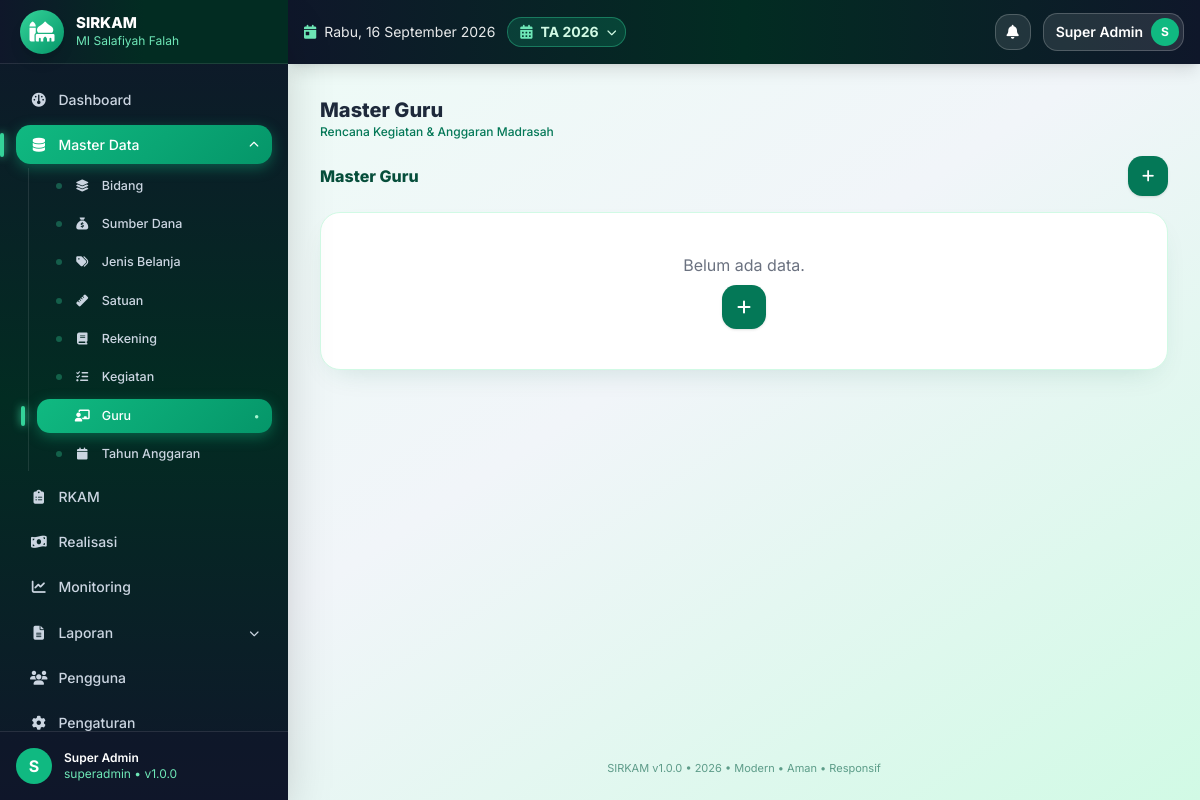
The page /master/guru (signed in) on the database as committed earlier.
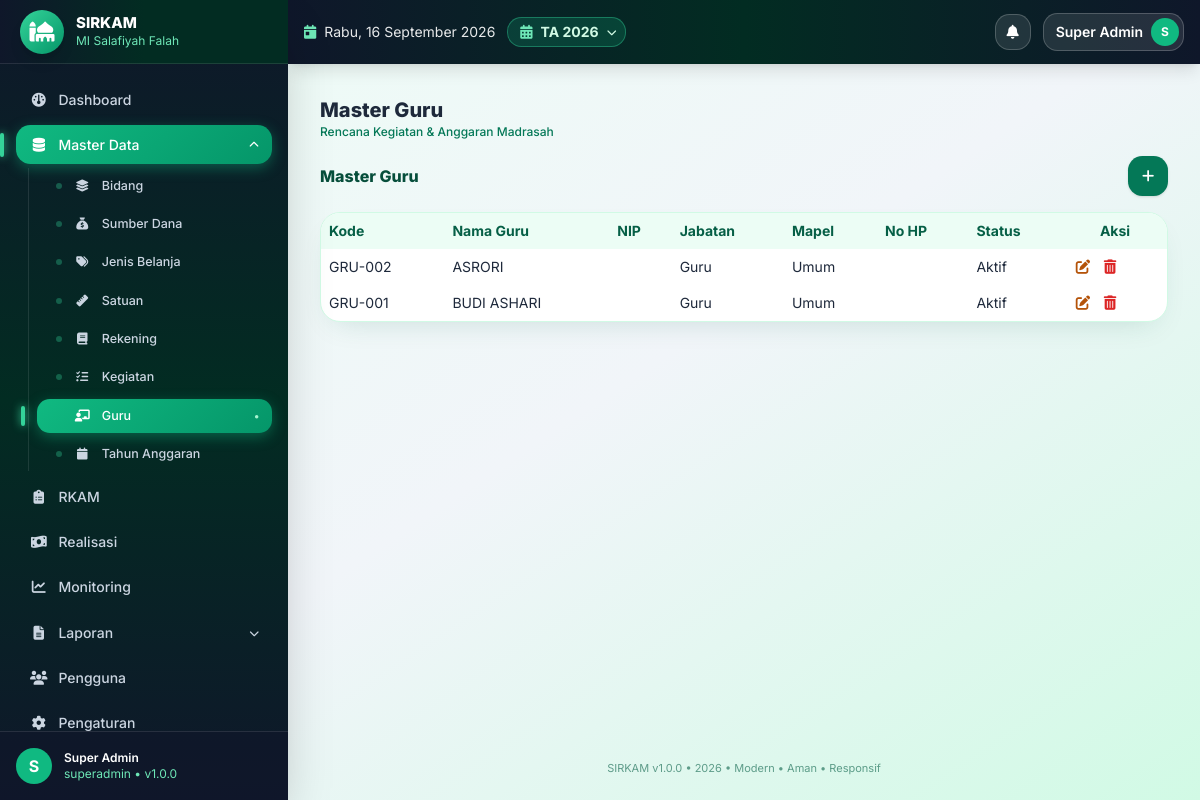
The same page on the database as committed later.
### tables this page shows
CREATE TABLE IF NOT EXISTS app_settings (
  id INT UNSIGNED AUTO_INCREMENT PRIMARY KEY,
  skey VARCHAR(100) NOT NULL UNIQUE,
  svalue TEXT NULL
);

CREATE TABLE IF NOT EXISTS madrasah (
  id INT UNSIGNED AUTO_INCREMENT PRIMARY KEY,
  nama_madrasah VARCHAR(150) NOT NULL DEFAULT 'MI Salafiyah',
  nsm VARCHAR(30) NULL,
  npsn VARCHAR(30) NULL,
  alamat TEXT NULL,
  desa VARCHAR(100) NULL,
  kecamatan VARCHAR(100) NULL,
  kabupaten VARCHAR(100) NULL,
  provinsi VARCHAR(100) NULL,
  kode_pos VARCHAR(10) NULL,
  email VARCHAR(100) NULL,
  telepon VARCHAR(30) NULL,
  nama_kepala VARCHAR(100) NULL,
  nip_kepala VARCHAR(50) NULL,
  nama_bendahara VARCHAR(100) NULL,
  nip_bendahara VARCHAR(50) NULL,
  logo VARCHAR(255) NULL,
  created_at TIMESTAMP DEFAULT CURRENT_TIMESTAMP,
  updated_at TIMESTAMP DEFAULT CURRENT_TIMESTAMP ON UPDATE CURRENT_TIMESTAMP
);

CREATE TABLE IF NOT EXISTS tahun_anggaran (
  id INT UNSIGNED AUTO_INCREMENT PRIMARY KEY,
  tahun INT NOT NULL UNIQUE,
  tanggal_mulai DATE NULL,
  tanggal_selesai DATE NULL,
  status ENUM('draft','aktif','selesai','dikunci') NOT NULL DEFAULT 'draft',
  keterangan TEXT NULL,
  created_at TIMESTAMP DEFAULT CURRENT_TIMESTAMP,
  updated_at TIMESTAMP DEFAULT CURRENT_TIMESTAMP ON UPDATE CURRENT_TIMESTAMP,
  INDEX idx_tahun (tahun),
  INDEX idx_status (status)
);

CREATE TABLE IF NOT EXISTS guru (
  id INT UNSIGNED AUTO_INCREMENT PRIMARY KEY,
  kode VARCHAR(20) NULL UNIQUE,
  nip VARCHAR(50) NULL,
  nama VARCHAR(150) NOT NULL,
  jabatan VARCHAR(100) NULL DEFAULT 'Guru',
  mapel VARCHAR(100) NULL,
  no_hp VARCHAR(20) NULL,
  status ENUM('aktif','nonaktif') NOT NULL DEFAULT 'aktif',
  keterangan TEXT NULL,
  created_at TIMESTAMP DEFAULT CURRENT_TIMESTAMP,
  updated_at TIMESTAMP DEFAULT CURRENT_TIMESTAMP ON UPDATE CURRENT_TIMESTAMP
);

### index.php (called while the page is built, shortened)
<?php
require_once __DIR__.'/config/bootstrap.php';
$url=trim($_GET['url']??'',"/");
$p=explode('/',$url);$page=$p[0];$arg=$p[1]??null;$arg2=$p[2]??null;
$content='';$title='Dashboard';
try{
switch($page){
case 'master': if(!in_array(Auth::role(),['superadmin','operator']))Rbac::deny();$mtabs=['bidang','sumber_dana','jenis_belanja','satuan','rekening','kegiatan','guru','tahun_anggaran'];$mtab=$arg??($_GET['tab']??'bidang');if(!in_array($mtab,$mtabs))$mtab='bidang';$_GET['tab']=$mtab;$title='Master '.ucwords(str_replace('_',' ',$mtab));ob_start();require __DIR__.'/modules/master/page.php';$content=ob_get_clean();break;
}
}catch(Throwable $e){error_log($e->getMessage());$content='<div class="bg-red-50 border border-red-200 p-4 rounded">Terjadi kesalahan sistem.</div>';}
require __DIR__.'/views/layouts/main.php';

### core/Helper.php (called while the page is built, shortened)
<?php
class Helper{
public static function setting($pdo,$k,$d=''){$s=$pdo->prepare("SELECT svalue FROM app_settings WHERE skey=?");$s->execute([$k]);$r=$s->fetchColumn();return $r!==false?$r:$d;}
public static function tahunAktif($pdo){$s=$pdo->query("SELECT * FROM tahun_anggaran WHERE status='aktif' LIMIT 1");$r=$s->fetch();if(!$r){$s=$pdo->query("SELECT * FROM tahun_anggaran ORDER BY tahun DESC LIMIT 1");$r=$s->fetch();}return $r;}
public static function titleCase($s){return ucwords(strtolower(trim((string)$s)));}
}

### core/Security.php (called while the page is built, shortened)
<?php
class Security{
public static function e($s){return htmlspecialchars((string)($s??''),ENT_QUOTES,'UTF-8');}
}

### views/layouts/main.php (the view, shortened to what the rows shown need)
<!DOCTYPE html><html lang="id"><head><meta charset="UTF-8"><meta name="viewport" content="width=device-width,initial-scale=1">
<script src="https://cdn.tailwindcss.com"></script><script src="https://cdn.jsdelivr.net/npm/sweetalert2@11"></script>
<link rel="stylesheet" href="https://cdnjs.cloudflare.com/ajax/libs/font-awesome/6.5.2/css/all.min.css">
</head>
<body class="bg-gradient-to-br from-emerald-50 via-slate-100 to-emerald-100 min-h-screen text-slate-800">
<?php $u=Auth::user(); $role=Auth::role(); if($role==='superadmin'){$notif=$pdo->query("SELECT COUNT(*) c FROM notifications WHERE is_read=0")->fetchColumn();}else{$nq=$pdo->prepare("SELECT COUNT(*) c FROM notifications WHERE is_read=0 AND (role_target=? OR role_target IS NULL OR role_target='' OR user_id=?)");$nq->execute([$role,Auth::id()]);$notif=$nq->fetchColumn();} $initial=strtoupper(substr($u['nama']??'U',0,1)); $mlogo=$pdo->query("SELECT logo,nama_madrasah FROM madrasah WHERE id=1")->fetch(); $appName=Helper::setting($pdo,'app_name','SIRKAM'); $thAktif=Helper::tahunAktif($pdo); $thList=$pdo->query("SELECT id,tahun,status FROM tahun_anggaran ORDER BY tahun DESC")->fetchAll(); ?>
<div class="flex min-h-screen">
<aside id="sidebar" class="bg-gradient-to-b from-slate-900 via-emerald-950 to-slate-900 text-white hidden md:flex flex-col no-print fixed md:sticky top-0 inset-y-0 left-0 z-40 w-72 h-screen shrink-0 shadow-2xl overflow-hidden">
<div class="h-16 px-5 flex items-center gap-3 border-b border-white/10 shrink-0 bg-gradient-to-r from-slate-900 via-emerald-950 to-emerald-950">
<div class="min-w-0"><div class="font-extrabold text-[15px] leading-tight truncate"><?=Security::e($appName)?></div><div class="text-xs text-emerald-300 truncate"><?=Security::e($mlogo['nama_madrasah']??'')?></div></div></div>
</aside>
<div class="flex-1 flex flex-col min-w-0 md:ml-0">
<header class="sticky top-0 z-20 bg-gradient-to-r from-slate-900 via-emerald-950 to-slate-900 text-white px-4 h-16 flex items-center gap-3 no-print shadow-lg shrink-0">
<?php $hari=['Senin','Selasa','Rabu','Kamis','Jumat','Sabtu','Minggu']; $bulan=[1=>'Januari','Februari','Maret','April','Mei','Juni','Juli','Agustus','September','Oktober','November','Desember']; ?>
<div class="hidden sm:flex items-center gap-2 text-white/90 text-sm"><i class="fa-solid fa-calendar-day text-emerald-300"></i><span><?=$hari[date('N')-1]?>, <?=date('j')?> <?=$bulan[(int)date('n')]?> <?=date('Y')?></span></div>
<div class="relative">
<button onclick="toggleTahun(event)" title="Tahun Anggaran Aktif" class="hidden sm:flex items-center gap-2 bg-emerald-500/20 border border-emerald-400/40 text-emerald-100 rounded-full pl-3 pr-2 py-1 text-sm hover:bg-emerald-500/30"><i class="fa-solid fa-calendar-days text-emerald-300"></i><span class="font-bold">TA <?=Security::e($thAktif['tahun']??'-')?></span><i class="fa-solid fa-chevron-down text-[10px]"></i></button>
</div>
<div class="ml-auto flex items-center gap-3 text-sm">
</div></header>
<main class="p-4 md:p-8 flex-1 max-w-7xl w-full mx-auto">
<div class="mb-4"><div class="font-extrabold text-xl text-slate-800"><?=Security::e($title??'')?></div><div class="text-xs text-emerald-700 font-medium">Rencana Kegiatan & Anggaran Madrasah</div></div>
<?=$content??''?></main>
<footer class="px-6 pb-6 text-center text-[11px] text-emerald-800/60 no-print"><?=Security::e($appName)?> v<?=APP_VERSION?> • <?=date('Y')?> • Modern • Aman • Responsif</footer></div></div>
</body></html>

### modules/master/page.php (shortened to what the rows shown need)
<?php
$tab=$_GET['tab']??'bidang';
$tabs=['bidang'=>'Bidang','sumber_dana'=>'Sumber Dana','jenis_belanja'=>'Jenis Belanja','satuan'=>'Satuan','rekening'=>'Rekening','kegiatan'=>'Kegiatan','guru'=>'Guru','tahun_anggaran'=>'Tahun Anggaran'];
$cols=['bidang'=>['kode'=>'Kode','nama_bidang'=>'Nama Bidang','keterangan'=>'Keterangan','status'=>'Status'],'sumber_dana'=>['kode'=>'Kode','nama_sumber_dana'=>'Nama Sumber Dana','jumlah'=>'Pagu (Rp)','jml_anggaran'=>'Terpakai RKAM','jml_kegiatan'=>'Jml Kegiatan','keterangan'=>'Keterangan','status'=>'Status'],'jenis_belanja'=>['kode'=>'Kode','nama'=>'Nama','keterangan'=>'Keterangan','status'=>'Status'],'satuan'=>['kode'=>'Kode','nama_satuan'=>'Nama Satuan','keterangan'=>'Keterangan','status'=>'Status'],'rekening'=>['kode'=>'Kode','nama_rekening'=>'Nama Rekening','kelompok'=>'Kelompok','jenis_belanja_id'=>'Jenis Belanja','keterangan'=>'Keterangan','status'=>'Status'],'kegiatan'=>['kode'=>'Kode','nama_kegiatan'=>'Nama Kegiatan','bidang_id'=>'Bidang','volume'=>'Volume','guru_id'=>'Penanggung Jawab','waktu_pelaksanaan'=>'Waktu Pelaksanaan','prioritas'=>'Prioritas','status'=>'Status'],'guru'=>['kode'=>'Kode','nama'=>'Nama Guru','nip'=>'NIP','jabatan'=>'Jabatan','mapel'=>'Mapel','no_hp'=>'No HP','status'=>'Status'],'tahun_anggaran'=>['tahun'=>'Tahun','tanggal_mulai'=>'Tanggal Mulai','tanggal_selesai'=>'Tanggal Selesai','status'=>'Status','keterangan'=>'Keterangan']];
if($tab==='sumber_dana'){$rows=$pdo->query("SELECT s.*,(SELECT COALESCE(SUM(rs.jumlah),0) FROM rkam_sumber_dana rs JOIN rkam k ON k.id=rs.rkam_id WHERE rs.sumber_dana_id=s.id) AS jml_anggaran,(SELECT COUNT(*) FROM rkam_sumber_dana rs JOIN rkam k ON k.id=rs.rkam_id WHERE rs.sumber_dana_id=s.id) AS jml_kegiatan FROM sumber_dana s ORDER BY s.id DESC LIMIT 200")->fetchAll();}else{$rows=$pdo->query("SELECT * FROM `$tab` ORDER BY id DESC LIMIT 200")->fetchAll();}
$bid=$pdo->query("SELECT * FROM bidang WHERE status='aktif'")->fetchAll();
$jb=$pdo->query("SELECT * FROM jenis_belanja")->fetchAll();
$bidMap=[];foreach($bid as $b)$bidMap[$b['id']]=$b['nama_bidang'];
$jbMap=[];foreach($jb as $j)$jbMap[$j['id']]=$j['nama'];
$GRU=$pdo->query("SELECT * FROM guru ORDER BY nama")->fetchAll();
$gruMap=[];foreach($GRU as $g)$gruMap[$g['id']]=$g['nama'];
function cellVal($tab,$c,$r,$bidMap,$jbMap,$gruMap=[]){$v=$r[$c]??'';if($c==='status'||$c==='prioritas')return Helper::titleCase($v);return $v;}
?>
<div class="flex flex-wrap items-center gap-2 mb-4 no-print">
<button onclick="masterForm(0)" title="Tambah <?=$tabs[$tab]?>" class="ml-auto bg-emerald-700 hover:bg-emerald-800 text-white w-10 h-10 rounded-2xl text-sm shadow"><i class="fa-solid fa-plus"></i></button></div>
<div class="bg-white rounded shadow overflow-auto">
<?php if(!$rows):?><div class="p-10 text-center text-gray-500">Belum ada data.<br><button onclick="masterForm(0)" title="Tambah <?=$tabs[$tab]?>" class="mt-2 bg-emerald-700 hover:bg-emerald-800 text-white w-11 h-11 rounded-2xl shadow"><i class="fa-solid fa-plus"></i></button></div>
<?php else:?><table class="w-full text-sm"><thead><tr class="bg-gray-50 border-b"><?php foreach($cols[$tab] as $c=>$lbl):?><th class="p-2 text-left"><?=Security::e($lbl)?></th><?php endforeach;?><th class="p-2 no-print">Aksi</th></tr></thead>
<tbody><?php foreach($rows as $r):?><tr class="border-b hover:bg-gray-50">
<?php foreach($cols[$tab] as $c=>$lbl):?><td class="p-2"><?=Security::e(cellVal($tab,$c,$r,$bidMap,$jbMap,$gruMap))?></td><?php endforeach;?>
<td class="p-2 whitespace-nowrap no-print"><button onclick='masterForm(<?=$r['id']?>,<?=json_encode($r,JSON_HEX_APOS|JSON_HEX_QUOT)?>)' title="Edit" class="btn-ic btn-edit"><i class="fa-solid fa-pen-to-square"></i></button> <button onclick="masterDel(<?=$r['id']?>)" title="Hapus" class="btn-ic btn-del"><i class="fa-solid fa-trash-can"></i></button></td></tr><?php endforeach;?></tbody></table><?php endif;?></div>

Rows that differ between the two databases and show on the page:
added guru: kode "GRU-002", nama "ASRORI", jabatan "Guru", mapel "Umum", status "Aktif"
added guru: kode "GRU-001", nama "BUDI ASHARI", jabatan "Guru", mapel "Umum", status "Aktif"
Other text that changed with them:
new list line: "Kode"
new list line: "Nama Guru"
new list line: "NIP"
new list line: "Jabatan"
new list line: "Mapel"
new list line: "No HP"
new list line: "Status"
text no longer shown: "Belum ada data."
text now shown: "Aksi"
